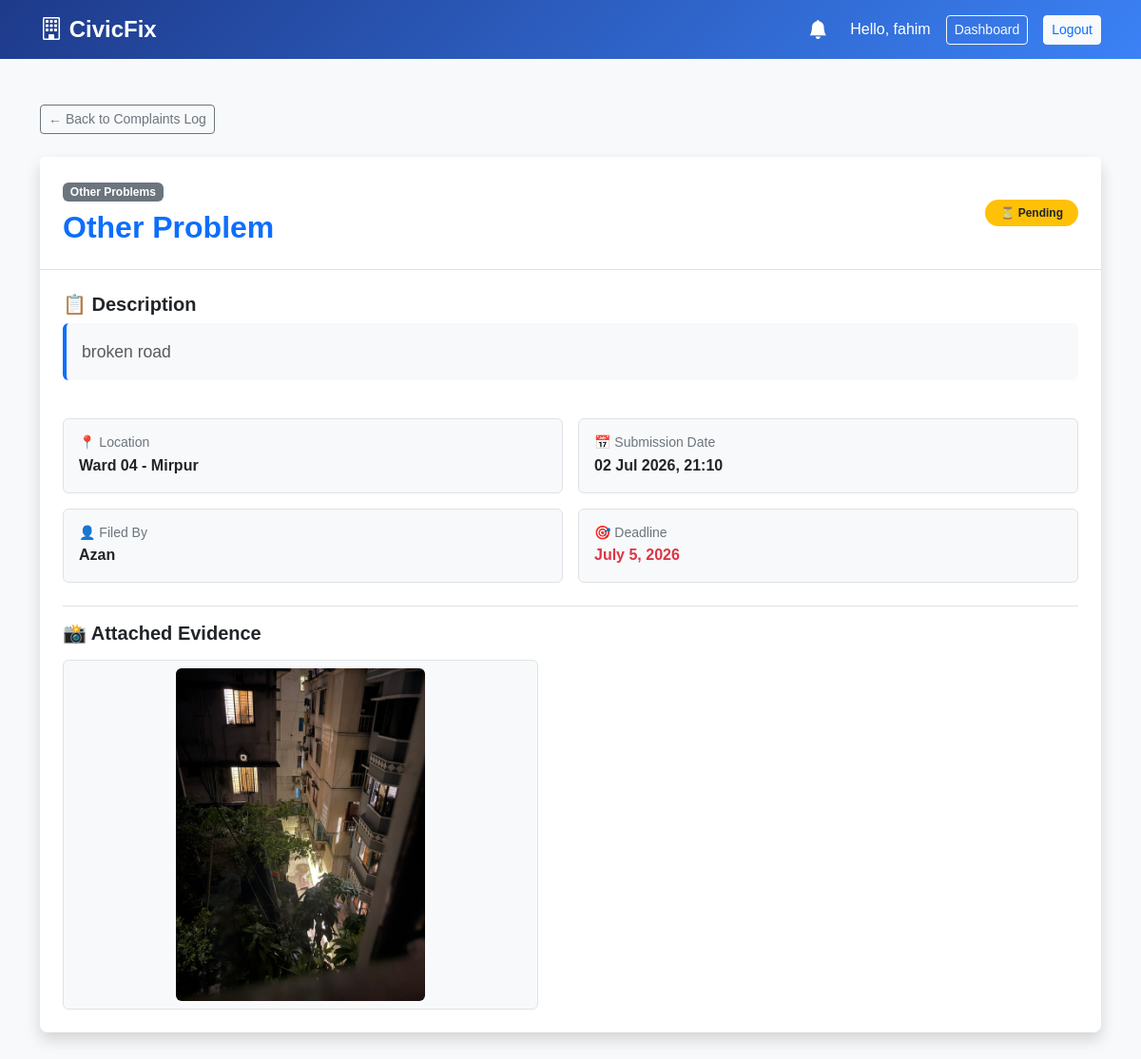
The page /complaints/12/ (signed in) on the database its author committed.
### accounts/models.py (models this page shows, shortened)
class User(AbstractUser):
    ROLE_CHOICES = (
        ('citizen', 'Citizen'),
        ('authority', 'Authority'),
        ('admin', 'Admin'),
    )
    role = models.CharField(max_length=20, choices=ROLE_CHOICES)
    is_verified = models.BooleanField(default=False)
    profile_photo = models.ImageField(upload_to='profiles/', null=True, blank=True)
    nid_number = models.CharField(max_length=20, unique=True, null=True, blank=True,
                                  help_text="10 or 17-digit National Identity Card Number")
    nid_document = models.FileField(upload_to='nid_docs/', null=True, blank=True,
                                    help_text="PDF scan or clear photo image of the physical NID card")
    @property
    def unread_notif_count(self):
        return self.notifications.filter(is_read=False).count()

### complaints/models.py (models this page shows, shortened)
class Complaint(models.Model):
    STATUS = (
        ('pending',     'Pending'),
        ('in_progress', 'In Progress'),
        ('resolved',    'Resolved'),
    )
    CATEGORY = (
        ('broken_roads',  'Broken Roads'),
        ('street_lights', 'Street Lights'),
        ('water_supply',  'Water Supply'),
        ('garbage',       'Garbage Disposal'),
        ('public_safety', 'Public Safety'),
        ('other',         'Other Problems'),
    )
    title       = models.CharField(max_length=255, default='General Complaint')
    description = models.TextField()
    category    = models.CharField(max_length=30, choices=CATEGORY, default='other')
    media       = models.FileField(upload_to='complaints/', null=True, blank=True)
    location    = models.ForeignKey(UnionWard, on_delete=models.CASCADE)
    created_by  = models.ForeignKey(User, on_delete=models.SET_NULL,
                                    null=True, blank=True)  # anonymous allowed
    status      = models.CharField(max_length=20, choices=STATUS, default='pending')
    created_at  = models.DateTimeField(auto_now_add=True)
    deadline    = models.DateField(null=True, blank=True)

### locations/models.py (models this page shows)
class UnionWard(models.Model):
    name = models.CharField(max_length=100)
    upazila = models.ForeignKey(Upazila, on_delete=models.CASCADE)
    def __str__(self):
        return self.name

### complaints/views.py (the view)
# urls.py: path('<int:complaint_id>/', complaint_detail, name='complaint_detail'),
@login_required
def complaint_detail(request, complaint_id):
    complaint = get_object_or_404(Complaint, id=complaint_id)
    return render(request, 'complaint_detail.html', {'complaint': complaint})

### templates/complaint_detail.html (shortened to what this page needs)
{% extends 'base.html' %}
{% block content %}
<div class="container py-5">
    <div class="mb-4">
        <a href="/complaints/view/" class="btn btn-outline-secondary btn-sm">← Back to Complaints Log</a>
    </div>
    <div class="card shadow border-0 rounded-3">
        <div class="card-header bg-white border-bottom p-4">
            <div class="d-flex justify-content-between align-items-center flex-wrap">
                <div>
                    <span class="badge bg-secondary mb-2">{{ complaint.get_category_display }}</span>
                    <h2 class="fw-bold mb-0 text-primary">{{ complaint.title }}</h2>
                </div>
                <div>
                    <span class="badge px-3 py-2 rounded-pill fw-bold h6 mb-0
                        {% if complaint.status == 'pending' %}bg-warning text-dark
                        {% elif complaint.status == 'in_progress' %}bg-primary text-white
                        {% else %}bg-success text-white{% endif %}">
                        {% if complaint.status == 'pending' %}⏳ Pending
                        {% elif complaint.status == 'in_progress' %}🔄 In Progress
                        {% else %}✅ Resolved{% endif %}
                    </span>
                </div>
            </div>
        </div>
        <div class="card-body p-4">
            <h5 class="fw-bold text-dark">📋 Description</h5>
            <p class="lead text-muted bg-light p-3 rounded border-start border-primary border-4" style="font-size: 1.1rem; line-height: 1.6;">
                {{ complaint.description }}
            </p>
            <div class="row mt-4 g-3">
                <div class="col-md-6">
                    <div class="p-3 border rounded bg-light">
                        <h6 class="text-secondary small mb-1">📍 Location</h6>
                        <p class="mb-0 fw-bold text-dark">{{ complaint.location }}</p>
                    </div>
                </div>
                <div class="col-md-6">
                    <div class="p-3 border rounded bg-light">
                        <h6 class="text-secondary small mb-1">📅 Submission Date</h6>
                        <p class="mb-0 fw-bold text-dark">{{ complaint.created_at|date:"d M Y, H:i" }}</p>
                    </div>
                </div>
                <div class="col-md-6">
                    <div class="p-3 border rounded bg-light">
                        <h6 class="text-secondary small mb-1">👤 Filed By</h6>
                        <p class="mb-0 fw-bold text-dark">
                            {% if complaint.created_by %}
                                {{ complaint.created_by.username }}
                            {% else %}
                                Anonymous Citizen
                            {% endif %}
                        </p>
                    </div>
                </div>
                <div class="col-md-6">
                    <div class="p-3 border rounded bg-light">
                        <h6 class="text-secondary small mb-1">🎯 Deadline</h6>
                        <p class="mb-0 fw-bold text-danger">
                            {% if complaint.deadline %}{{ complaint.deadline }}{% else %}Not assigned yet{% endif %}
                        </p>
                    </div>
                </div>
            </div>
            {% if complaint.media %}
            <div class="mt-4 pt-3 border-top">
                <h5 class="fw-bold text-dark mb-3">📸 Attached Evidence</h5>
                <div class="border rounded p-2 bg-light text-center" style="max-width: 500px;">
                    <img src="{{ complaint.media.url }}" alt="Evidence" class="img-fluid rounded" style="max-height: 350px; object-fit: contain;">
                </div>
            </div>
            {% endif %}
        </div>
    </div>
</div>
{% endblock %}

### templates/base.html (shortened to what this page needs)
<!DOCTYPE html>
<html lang="en">
<head>
    <link href="https://cdn.jsdelivr.net/npm/bootstrap@5.3.3/dist/css/bootstrap.min.css" rel="stylesheet">
    <link href="https://cdn.jsdelivr.net/npm/bootstrap-icons@1.11.3/font/bootstrap-icons.css" rel="stylesheet">
</head>
<body>
<nav class="navbar navbar-expand-lg navbar-dark">
    <div class="container">
        <a class="navbar-brand fw-bold fs-4" href="{% url 'home' %}">
            <i class="bi bi-building"></i> CivicFix
        </a>
        <div class="ms-auto d-flex align-items-center gap-3">
            {% if user.is_authenticated %}
                <a href="{% url 'notifications' %}" class="text-white text-decoration-none notif-bell me-2">
                    <i class="bi bi-bell-fill fs-5"></i>
                </a>
                <span class="navbar-text text-white">Hello, {{ user.username }}</span>
                <a href="{% url 'dashboard' %}" class="btn btn-outline-light btn-sm">Dashboard</a>
                <a href="{% url 'logout' %}" class="btn btn-light btn-sm text-primary">Logout</a>
            {% else %}
                {% if request.resolver_match.url_name == 'home' %}
                    <a href="{% url 'role_selection' %}?action=login" class="btn btn-outline-light me-2">Login</a>
                    <a href="{% url 'role_selection' %}?action=register" class="btn btn-light">Register</a>
                {% endif %}
            {% endif %}
        </div>
    </div>
</nav>
{% block content %}{% endblock %}
</body>
</html>

### templates/base.html (style rules this page uses)
body { font-family: 'Poppins', sans-serif; background-color: #f8f9fa; }
.navbar { background: linear-gradient(135deg, #1e3a8a, #3b82f6) !important; }
.card { transition: all 0.3s ease; }
.notif-bell { position: relative; }

### rows shown on the page
User: username "fahim"
Complaint: category "Other Problems", title "Other Problem", description "broken road", location "Ward 04 - Mirpur", created_at "02 Jul 2026, 21:10", created_by.username "Azan", deadline "July 5, 2026", media (picture)
